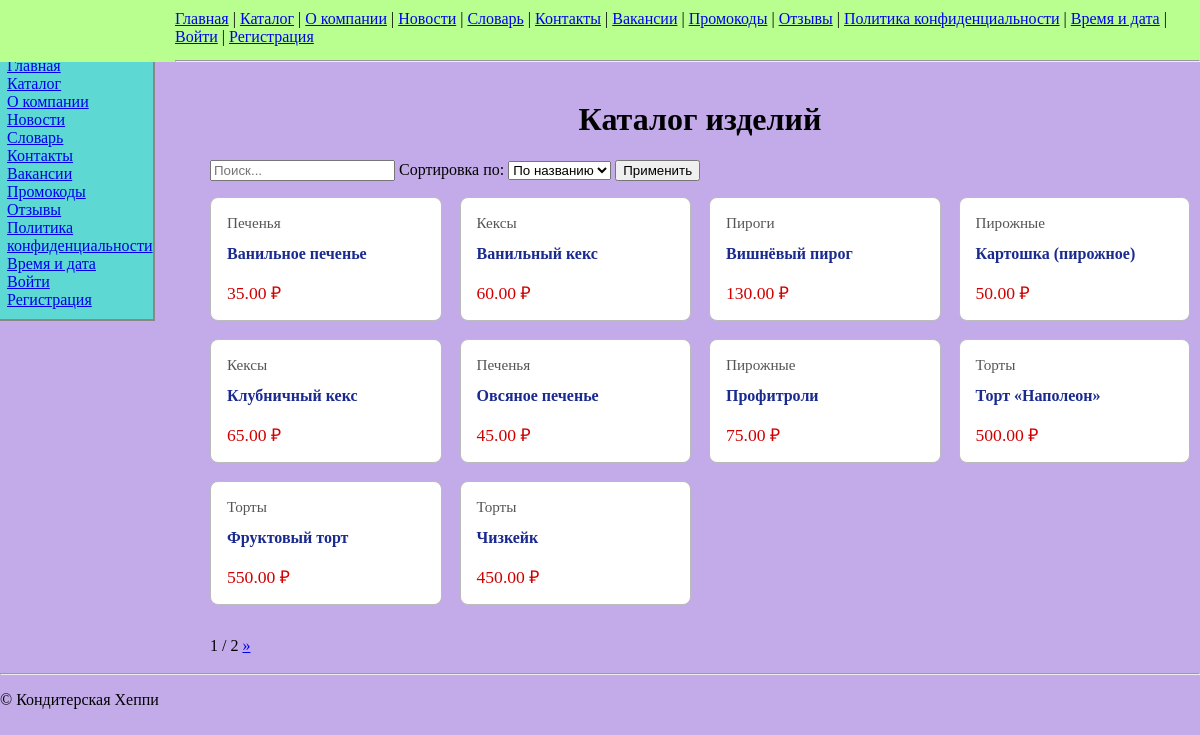
Screenshot of /products/ with the database file from the repository.
### shop/models.py (models this page shows, shortened)
class Product(models.Model):
    code = models.CharField(max_length=20, unique=True)
    name = models.CharField(max_length=150)
    product_type = models.ForeignKey(ProductType, on_delete=models.PROTECT, related_name='products')
    price = models.DecimalField(max_digits=8, decimal_places=2, validators=[MinValueValidator(0)])
    in_production = models.BooleanField(default=True)

class ProductType(models.Model):
    name = models.CharField(max_length=100, unique=True)
    description = models.TextField(blank=True)

### shop/views.py (the view)
# urls.py: re_path(r'^products/$', views.ProductListView.as_view(), name='product_list'),
class ProductListView(ListView):
    model = Product
    paginate_by = 10
    template_name = 'shop/product_list.html'
    context_object_name = 'products'
    def get_queryset(self):
        qs = super().get_queryset().select_related('product_type')
        q = self.request.GET.get('q', '').strip()
        if q:
            qs = qs.filter(
                Q(name__icontains=q) |
                Q(code__icontains=q) |
                Q(product_type__name__icontains=q)
            )
        sort = self.request.GET.get('sort', 'name')
        if sort in ('name', 'price', 'product_type'):
            if sort == 'product_type':
                qs = qs.order_by('product_type__name')
            else:
                qs = qs.order_by(sort)
        else:
            qs = qs.order_by('name')
        return qs

### shop/templates/shop/product_list.html (shortened to what this page needs)
{% extends 'base.html' %}
{% block content %}
  <h1>Каталог изделий</h1>
  <form method="get" style="margin-bottom:1em;">
    <input type="text" name="q" placeholder="Поиск..." value="{{ request.GET.q }}">
    <a>Сортировка по:</a>
    <select name="sort">
      <option value="name" {% if request.GET.sort == "name" %}selected{% endif %}>По названию</option>
    </select>
    <button type="submit">Применить</button>
  </form>
  <div class="product-grid">
    {% for p in products %}
      <div class="product-card">
        <div class="product-type">{{ p.product_type.name }}</div>
        <div class="product-name">
          <a href="{% url 'shop:product_detail' p.pk %}">{{ p.name }}</a>
        </div>
        <div class="product-price">{{ p.price }} ₽</div>
      </div>
    {% empty %}
      <div>Ничего не найдено.</div>
    {% endfor %}
  </div>
  {% if is_paginated %}
    <div>
      <span>{{ page_obj.number }} / {{ page_obj.paginator.num_pages }}</span>
      {% if page_obj.has_next %}
        <a href="?{% if request.GET.q %}q={{request.GET.q}}&{% endif %}{% if request.GET.sort %}sort={{request.GET.sort}}&{% endif %}page={{ page_obj.next_page_number }}">»</a>
      {% endif %}
    </div>
  {% endif %}
{% endblock %}

### static/styles.css (style rules this page uses)
body { min-height: 100vh; margin: 0; background: rgba(102, 40, 201, 0.39); }
button { cursor: url('amogus.webp'), crosshair; }
.product-grid { display: grid; grid-template-columns: repeat(auto-fit, minmax(220px, 1fr)); gap: 18px; margin-bottom: 2em; }
.product-card { border: 1px solid #bbb; border-radius: 8px; padding: 1em; background: #fff; min-height: 90px; display: flex; flex-direction: column; justify-content: space-between; }
.product-name a { font-weight: bold; color: #1a2a8f; text-decoration: none; }
.product-type { font-size: 0.95em; color: #555; margin-bottom: 0.4em; }
.product-price { margin-top: 0.6em; font-size: 1.1em; color: #d10000; }
h1 { text-align: center; }

### rows the page displays
Product: product_type.name "Печенья", name "Ванильное печенье", price "35.00"
Product: product_type.name "Кексы", name "Ванильный кекс", price "60.00"
Product: product_type.name "Пироги", name "Вишнёвый пирог", price "130.00"
Product: product_type.name "Пирожные", name "Картошка (пирожное)", price "50.00"
Product: product_type.name "Кексы", name "Клубничный кекс", price "65.00"
Product: product_type.name "Печенья", name "Овсяное печенье", price "45.00"
Product: product_type.name "Пирожные", name "Профитроли", price "75.00"
Product: product_type.name "Торты", name "Торт «Наполеон»", price "500.00"
Product: product_type.name "Торты", name "Фруктовый торт", price "550.00"
Product: product_type.name "Торты", name "Чизкейк", price "450.00"

### other values shown
{{ page_obj.number }} "1"
{{ page_obj.paginator.num_pages }} "2"
